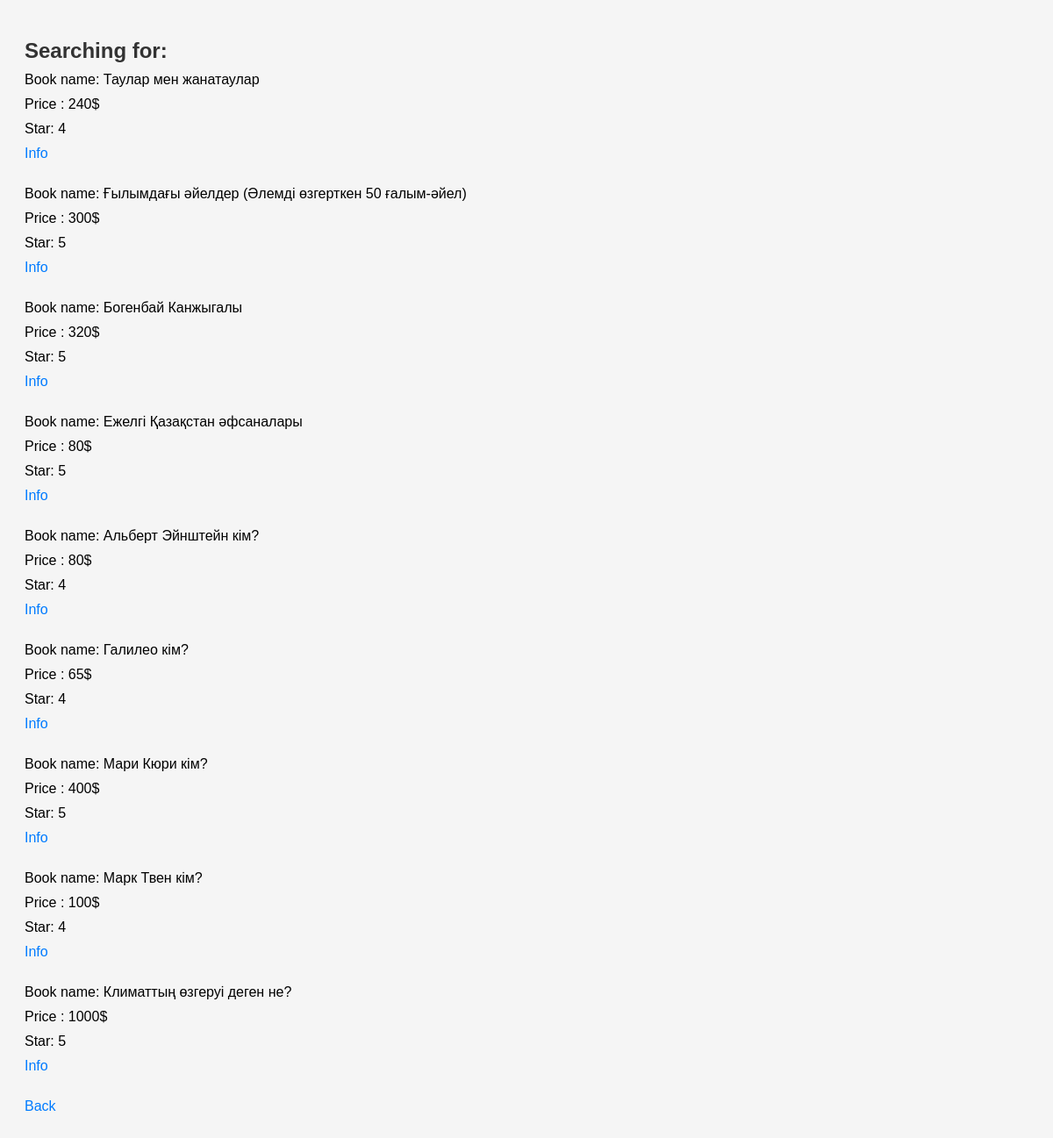
The app's page /search_books with its own data.
### myapp/models.py (models this page shows)
class Products(models.Model):
    name = models.CharField(max_length=100)
    star = models.IntegerField()
    price = models.IntegerField()
    foto = models.ImageField(upload_to='product', blank=True)

### myapp/views.py (the view)
# urls.py: path('search_books', views.search_books, name='search_books'),
def search_books(request):
    name = request.GET.get('name', "")
    data = Products.objects.all().filter(name__contains=name).values()
    template = loader.get_template('search.html')
    context = {
        'data' : data,
        'name' : name
    }
    return render(request, "search.html", context)

### myapp/templates/search.html (shortened to what this page needs)
<!DOCTYPE html>
<html lang="en">
<head>
    <link rel="stylesheet" type="text/css" href="../static/css/search.css">
</head>
<body>
<h1>Searching for: {{ name  }}</h1>
<ul>
    {% for s in data %}
        <li>Book name: {{ s.name }}</li>
        <li>Price : {{ s.price }}$</li>
        <li>Star: {{ s.star }}</li>
        <li><a href="{% url 'detail' s.id %}">Info</a></li>
        <br>
    {% endfor %}
<a href="{% url 'home' %}">Back</a>
</ul>
</body>
</html>

### myapp/static/css/search.css (style rules this page uses)
body { font-family: Arial, sans-serif; background-color: #f5f5f5; padding: 20px; }
h1 { color: #333; font-size: 24px; margin-bottom: 10px; }
ul { list-style-type: none; padding: 0; margin: 0; }
li { margin-bottom: 10px; }
a { color: #007bff; text-decoration: none; }

### records on screen
Products: name "Таулар мен жанатаулар", price "240", star "4"
Products: name "Ғылымдағы әйелдер (Әлемді өзгерткен 50 ғалым-әйел)", price "300", star "5"
Products: name "Богенбай Канжыгалы", price "320", star "5"
Products: name "Ежелгі Қазақстан әфсаналары", price "80", star "5"
Products: name "Альберт Эйнштейн кім?", price "80", star "4"
Products: name "Галилео кім?", price "65", star "4"
Products: name "Мари Кюри кім?", price "400", star "5"
Products: name "Марк Твен кім?", price "100", star "4"
Products: name "Климаттың өзгеруі деген не?", price "1000", star "5"
